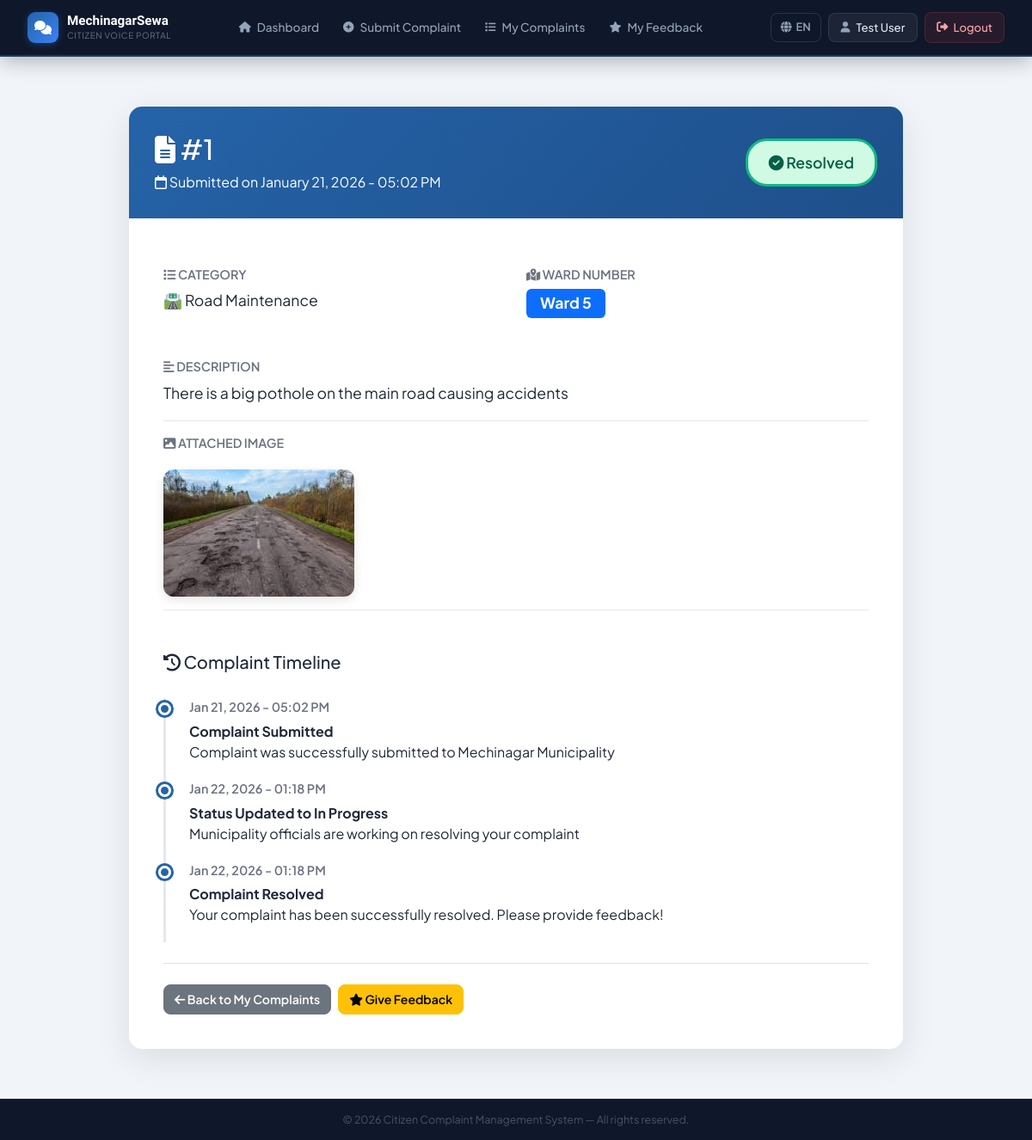
The page /complaints/detail/1/ (signed in) on the database its author committed.
### accounts/models.py (models this page shows, shortened)
class User(AbstractUser):
    WARD_CHOICES = [(str(i), f'Ward {i}') for i in range(1, 16)]
    fullname = models.CharField(max_length=200)
    phone = models.CharField(max_length=20, blank=True, null=True)
    address = models.TextField(blank=True, null=True)
    ward = models.CharField(
        max_length=2,
        choices=WARD_CHOICES,
        blank=True,
        null=True,
        help_text="Your ward number (1-15)"
    )
    created_at = models.DateTimeField(auto_now_add=True)
    class Meta:
        db_table = 'users'

### complaints/models.py (models this page shows, shortened)
class Complaint(models.Model):
    STATUS_CHOICES = [
        ('Pending', 'Pending'),
        ('In Progress', 'In Progress'),
        ('Resolved', 'Resolved'),
    ]
    CATEGORY_CHOICES = [
        ('Road Maintenance', 'Road Maintenance'),
        ('Street Light', 'Street Light'),
        ('Water Supply', 'Water Supply'),
        ('Sanitation', 'Sanitation'),
        ('Traffic', 'Traffic'),
        ('Parks', 'Parks & Recreation'),
        ('Other', 'Other'),
    ]
    PRIORITY_CHOICES = [
        ('Normal', 'Normal'),
        ('Urgent', 'Urgent'),
    ]
    WARD_CHOICES = [(str(i), f'Ward {i}') for i in range(1, 16)]
    user = models.ForeignKey(
        settings.AUTH_USER_MODEL,
        on_delete=models.CASCADE,
        related_name='complaints'
    )
    ward = models.CharField(
        max_length=2,
        choices=WARD_CHOICES,
        help_text="Select your ward number (1-15)"
    )
    category = models.CharField(max_length=100, choices=CATEGORY_CHOICES)
    description = models.TextField()
    image = models.ImageField(upload_to=complaint_image_path, blank=True, null=True)
    status = models.CharField(max_length=20, choices=STATUS_CHOICES, default='Pending')
    priority = models.CharField(
        max_length=10,
        choices=PRIORITY_CHOICES,
        default='Normal',
        help_text="Priority level - Auto-flagged as Urgent after 7 days"
    )
    created_at = models.DateTimeField(auto_now_add=True)
    updated_at = models.DateTimeField(auto_now=True)
    class Meta:
        db_table = 'complaints'
        ordering = ['-created_at']
        verbose_name = 'Complaint'
        verbose_name_plural = 'Complaints'
        indexes = [
            models.Index(fields=['status', 'created_at']),
            models.Index(fields=['ward', 'status']),
            models.Index(fields=['priority', 'status']),
        ]

### complaints/views.py (the view)
# urls.py: path('detail/<int:pk>/', views.complaint_detail, name='complaint_detail'),
@login_required
def complaint_detail(request, pk):
    complaint = get_object_or_404(Complaint, pk=pk, user=request.user)
    context = {
        'complaint': complaint
    }
    return render(request, 'complaints/complaint_detail.html', context)

### complaints/templates/complaints/complaint_detail.html (shortened to what this page needs)
{% extends 'base.html' %}
{% block content %}
<div class="detail-container">
    <div class="detail-card">
        <div class="detail-header">
            <div class="d-flex justify-content-between align-items-center">
                <div>
                    <h2 class="mb-2">
                        <i class="fas fa-file-alt"></i> {{ t.complaint }} #{{ complaint.id }}
                    </h2>
                    <p class="mb-0">
                        <i class="far fa-calendar"></i> {{ t.submitted_on }} {{ complaint.created_at|date:"F d, Y - h:i A" }}
                    </p>
                </div>
                <div>
                    {% if complaint.status == 'Pending' %}
                        <span class="status-badge-large status-pending-large">
                            <i class="fas fa-clock"></i> {{ t.pending }}
                        </span>
                    {% elif complaint.status == 'In Progress' %}
                        <span class="status-badge-large status-progress-large">
                            <i class="fas fa-spinner"></i> {{ t.in_progress }}
                        </span>
                    {% else %}
                        <span class="status-badge-large status-resolved-large">
                            <i class="fas fa-check-circle"></i> {{ t.resolved }}
                        </span>
                    {% endif %}
                </div>
            </div>
        </div>
        <div class="detail-body">
            <div class="row">
                <div class="col-md-6">
                    <div class="info-row">
                        <div class="info-label">
                            <i class="fas fa-list"></i> {{ t.category }}
                        </div>
                        <div class="info-value">
                            {% if complaint.category == 'Road Maintenance' %}🛣️ {{ t.road_maintenance }}
                            {% elif complaint.category == 'Street Light' %}💡 {{ t.street_light }}
                            {% elif complaint.category == 'Water Supply' %}💧 {{ t.water_supply }}
                            {% elif complaint.category == 'Sanitation' %}🗑️ {{ t.sanitation }}
                            {% elif complaint.category == 'Traffic' %}🚦 {{ t.traffic }}
                            {% elif complaint.category == 'Parks' %}🌳 {{ t.parks }}
                            {% else %}📌 {{ t.other }}{% endif %}
                        </div>
                    </div>
                </div>
                <div class="col-md-6">
                    <div class="info-row">
                        <div class="info-label">
                            <i class="fas fa-map-marked-alt"></i> {{ t.ward_number }}
                        </div>
                        <div class="info-value">
                            <span class="badge bg-primary" style="font-size: 1.1rem; padding: 8px 16px;">
                                {{ t.ward }} {{ complaint.ward }}
                            </span>
                        </div>
                    </div>
                </div>
            </div>
            <div class="info-row mt-3">
                <div class="info-label">
                    <i class="fas fa-align-left"></i> {{ t.description }}
                </div>
                <div class="info-value">
                    <p style="line-height: 1.8; margin: 0;">{{ complaint.description }}</p>
                </div>
            </div>
            {% if complaint.image %}
            <div class="info-row">
                <div class="info-label">
                    <i class="fas fa-image"></i> {{ t.attached_image }}
                </div>
                <div class="info-value">
                    <img src="{{ complaint.image.url }}" alt="{{ t.attached_image }}" class="complaint-image">
                </div>
            </div>
            {% endif %}
            <div class="mt-5">
                <h5 class="mb-3">
                    <i class="fas fa-history"></i> {{ t.complaint_timeline }}
                </h5>
                <div class="timeline">
                    <div class="timeline-item">
                        <div class="timeline-date">
                            {{ complaint.created_at|date:"M d, Y - h:i A" }}
                        </div>
                        <div class="timeline-content">
                            <strong>{{ t.complaint_submitted }}</strong><br>
                            {{ t.complaint_was_submitted }}
                        </div>
                    </div>
                    {% if complaint.status == 'In Progress' or complaint.status == 'Resolved' %}
                    <div class="timeline-item">
                        <div class="timeline-date">
                            {{ complaint.updated_at|date:"M d, Y - h:i A" }}
                        </div>
                        <div class="timeline-content">
                            <strong>{{ t.status_updated_to_progress }}</strong><br>
                            {{ t.officials_working }}
                        </div>
                    </div>
                    {% endif %}
                    {% if complaint.status == 'Resolved' %}
                    <div class="timeline-item">
                        <div class="timeline-date">
                            {{ complaint.updated_at|date:"M d, Y - h:i A" }}
                        </div>
                        <div class="timeline-content">
                            <strong>{{ t.complaint_resolved }}</strong><br>
                            {{ t.successfully_resolved }}
                        </div>
                    </div>
                    {% endif %}
                </div>
            </div>
            <div class="d-flex gap-2 mt-4 pt-4 border-top">
                <a href="{% url 'my_complaints' %}" class="btn btn-secondary">
                    <i class="fas fa-arrow-left"></i> {{ t.back_to_complaints }}
                </a>
                {% if complaint.status == 'Resolved' %}
                <a href="{% url 'submit_feedback' complaint.id %}" class="btn btn-warning">
                    <i class="fas fa-star"></i> {{ t.give_feedback }}
                </a>
                {% endif %}
            </div>
        </div>
    </div>
</div>
{% endblock %}

### templates/base.html (shortened to what this page needs)
{% load static %}
<!DOCTYPE html>
<html lang="{{ lang }}">
<head>
    <link href="https://cdn.jsdelivr.net/npm/bootstrap@5.3.3/dist/css/bootstrap.min.css" rel="stylesheet">
    <link rel="stylesheet" href="https://cdnjs.cloudflare.com/ajax/libs/font-awesome/6.4.0/css/all.min.css">
</head>
<body>
    <nav class="main-navbar">
        <div class="navbar-inner">
            <a href="/" class="navbar-brand-custom">
                <div class="brand-icon">
                    <i class="fas fa-comments"></i>
                </div>
                <div>
                    <div class="brand-text">MechinagarSewa</div>
                    <div class="brand-sub">Citizen Voice Portal</div>
                </div>
            </a>
            <ul class="nav-links" id="navLinks">
                {% if user.is_authenticated %}
                    {% if user.is_staff %}
                        <li>
                            <a class="nav-link-custom" href="{% url 'admin_dashboard' %}">
                                <i class="fas fa-tachometer-alt"></i> {{ t.dashboard }}
                            </a>
                        </li>
                        <li>
                            <a class="nav-link-custom" href="{% url 'admin_complaint_list' %}">
                                <i class="fas fa-tasks"></i> {{ t.manage_complaints }}
                            </a>
                        </li>
                        <li>
                            <a class="nav-link-custom" href="{% url 'admin_statistics' %}">
                                <i class="fas fa-chart-bar"></i> {{ t.statistics }}
                            </a>
                        </li>
                        <li>
                            <a class="nav-link-custom" href="/admin/">
                                <i class="fas fa-cog"></i> {{ t.admin_panel }}
                            </a>
                        </li>
                    {% else %}
                        <li>
                            <a class="nav-link-custom" href="{% url 'citizen_dashboard' %}">
                                <i class="fas fa-home"></i> {{ t.dashboard }}
                            </a>
                        </li>
                        <li>
                            <a class="nav-link-custom" href="{% url 'submit_complaint' %}">
                                <i class="fas fa-plus-circle"></i> {{ t.submit_complaint }}
                            </a>
                        </li>
                        <li>
                            <a class="nav-link-custom" href="{% url 'my_complaints' %}">
                                <i class="fas fa-list"></i> {{ t.my_complaints }}
                            </a>
                        </li>
                        <li>
                            <a class="nav-link-custom" href="{% url 'my_feedback' %}">
                                <i class="fas fa-star"></i> {{ t.my_feedback }}
                            </a>
                        </li>
                    {% endif %}
                {% endif %}
            </ul>
            <div class="navbar-right">
                <div class="dropdown">
                    <button class="lang-btn" data-bs-toggle="dropdown" aria-expanded="false">
                        <i class="fas fa-globe"></i>
                        {% if lang == 'ne' %}NE{% else %}EN{% endif %}
                    </button>
                </div>
                {% if user.is_authenticated %}
                    <div class="user-pill">
                        {% if user.is_staff %}
                            <i class="fas fa-user-shield"></i>
                        {% else %}
                            <i class="fas fa-user"></i>
                        {% endif %}
                        <span>{{ user.fullname|truncatechars:16 }}</span>
                    </div>
                    <a href="#" class="logout-btn" onclick="confirmLogout(event)">
                        <i class="fas fa-sign-out-alt"></i>
                        <span class="d-none d-md-inline">{{ t.logout }}</span>
                    </a>
                {% endif %}
            </div>
        </div>
    </nav>
    <div class="page-content">
        {% block content %}{% endblock %}
    </div>
    <footer class="main-footer">
        © {% now "Y" %} Citizen Complaint Management System &mdash; All rights reserved.
    </footer>
</body>
</html>

### rows shown on the page
User: fullname "Test User"
Complaint: id "1", created_at "January 21, 2026 - 05:02 PM", resolved "Resolved", road_maintenance "Road Maintenance", ward "5", description "There is a big pothole on the main road causing accidents", image (picture), created_at "Jan 21, 2026 - 05:02 PM", updated_at "Jan 22, 2026 - 01:18 PM"

### other values the page prints
{{ t.dashboard }} "Dashboard"
{{ t.submit_complaint }} "Submit Complaint"
{{ t.my_complaints }} "My Complaints"
{{ t.my_feedback }} "My Feedback"
{{ t.logout }} "Logout"
{{ t.submitted_on }} "Submitted on"
{{ t.category }} "CATEGORY"
{{ t.ward_number }} "WARD NUMBER"
{{ t.ward }} "Ward"
{{ t.description }} "DESCRIPTION"
{{ t.attached_image }} "ATTACHED IMAGE"
{{ t.complaint_timeline }} "Complaint Timeline"
{{ t.complaint_submitted }} "Complaint Submitted"
{{ t.complaint_was_submitted }} "Complaint was successfully submitted to Mechinagar Municipality"
{{ t.status_updated_to_progress }} "Status Updated to In Progress"
